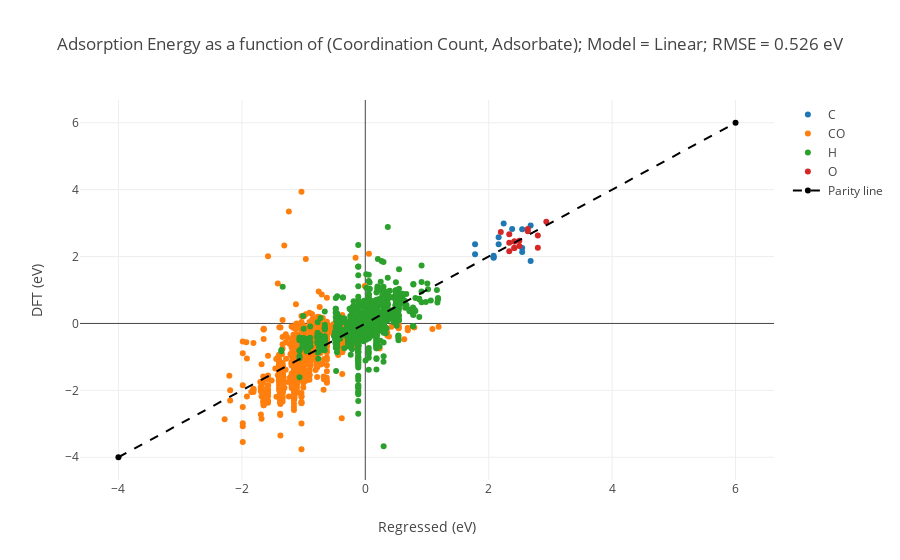
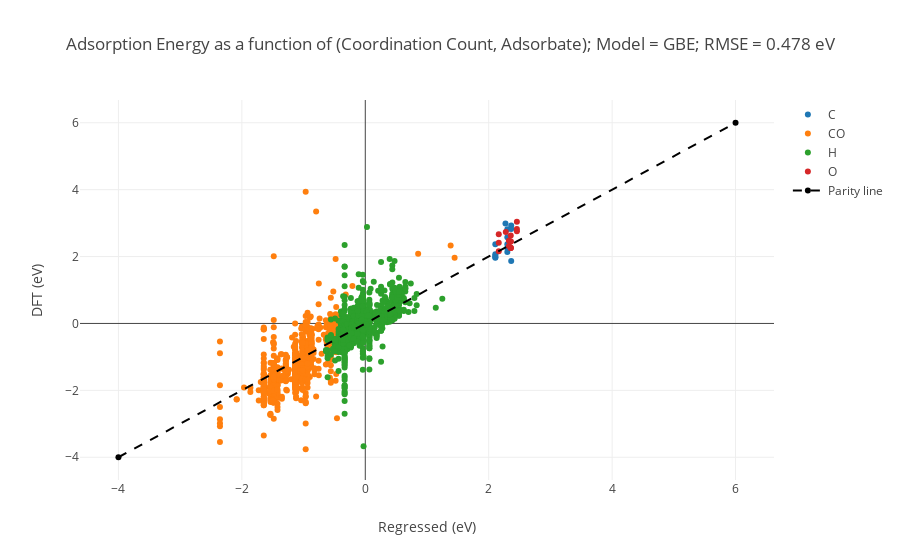
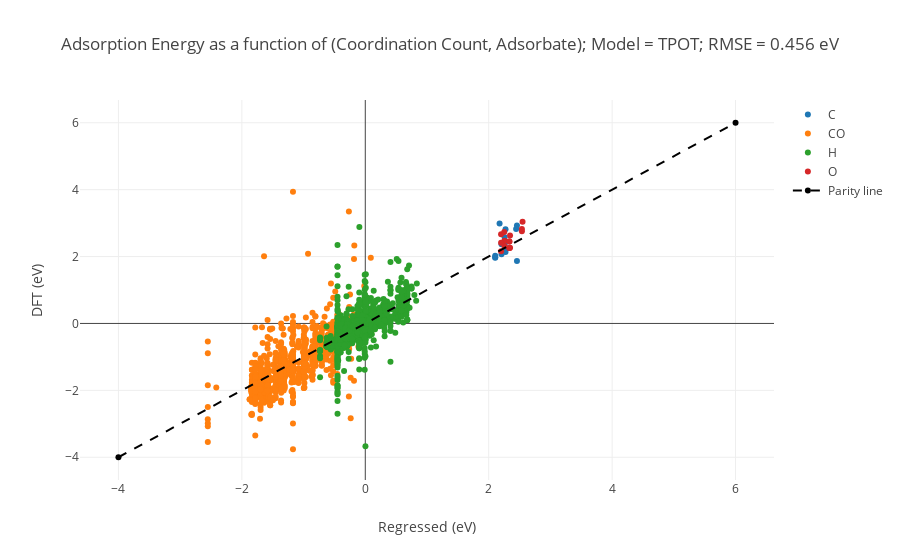

The notebook cell saved with these charts, in order:
### Markdown cell above
### SKLearn
Use Plotly to display parity plots for SKLearn-type models

### Code cell
# For each model...
for model in [LR, GBE, TPOT]:
    traces = []
    # Create a parity plot where each adsorbate is shown. We do that by pulling out
    # data for each adsorbate and then plotting them.
    for ads in np.unique(DATA['adsorbate']):
        # We loop through all of our data and pull out the vectorized coordination (x),
        # the DFT energy (y), and the coordination site (text).
        x = []
        y = []
        text = []
        for i, _ads in enumerate(DATA['adsorbate']):
            if _ads == ads:
                x.append(X[i])
                y.append(Y[i])
                text.append('Site:  %s' % DATA['coordination'][i])
        # Use the vectorized coordination (x) to calculate a predicted energy (y_predicted).
        # Then add it to `traces` for plotting.
        y_predicted = model.predict(np.array(x))
        traces.append(go.Scatter(x=y_predicted,
                                 y=y,
                                 mode='markers',
                                 text=text,
                                 name=ads))
    # Create a diagonal line for the parity plot
    lims = [-4, 6]
    traces.append(go.Scatter(x=lims, y=lims,
                             line=dict(color=('black'), dash='dash'), name='Parity line'))
    # Format and plot
    layout = go.Layout(xaxis=dict(title='Regressed (eV)'),
                       yaxis=dict(title='DFT (eV)'),
                       title='Adsorption Energy as a function of (Coordination Count, Adsorbate); Model = %s; RMSE = %0.3f eV' \
                             % (model.name, math.sqrt(metrics.mean_squared_error(Y_TEST, model.predict(X_TEST)))))
    iplot(go.Figure(data=traces, layout=layout))

### Figure 1 — Plotly figure (JSON) as saved in the notebook; plotly's stock layout.template omitted (floating-point values rounded to 4 significant figures; data arrays with more than 128 entries replaced by an {"elided": "..."} marker saying what was removed)
{"data": [{"mode": "markers", "name": "C", "text": ["Site:  Au-Au", "Site:  Ag-Ag-Au", "Site:  Ag-Ag-Au-Au", "Site:  Au-Au-Au-Au-Au", "Site:  Ag-Ag-Au-Au", "Site:  Ag-Ag-Au-Au", "Site:  Au-Au-Au-Au", "Site:  Ag-Au-Au", "Site:  Ag-Au-Au", "Site:  Au-Au-Au", "Site:  Au-Au-Au", "Site:  Au-Au", "Site:  Au-Au-Au", "Site:  Au-Au-Au-Au-Au"], "type": "scatter", "x": [1.779, 2.242, 2.542, 2.68, 2.542, 2.542, 2.38, 2.161, 2.161, 2.079, 2.079, 1.779, 2.079, 2.68], "y": [2.366, 2.988, 2.254, 2.932, 2.817, 2.139, 2.822, 2.576, 2.367, 1.977, 1.962, 2.069, 2.025, 1.865]}, {"mode": "markers", "name": "CO", "text": {"elided": "1304 str values"}, "type": "scatter", "x": {"elided": "1304 float values"}, "y": {"elided": "1304 float values"}}, {"mode": "markers", "name": "H", "text": {"elided": "1111 str values"}, "type": "scatter", "x": {"elided": "1111 float values"}, "y": {"elided": "1111 float values"}}, {"mode": "markers", "name": "O", "text": ["Site:  Ag-Ag-Au", "Site:  Au-Au-Au", "Site:  Ag-Ag-Au", "Site:  Au-Au-Au-Au", "Site:  Au-Au-Au-Au-Au", "Site:  Ag-Ag", "Site:  Ag-Ag-Au-Au", "Site:  Ag-Ag-Au-Au", "Site:  Ag-Au-Au", "Site:  Ag-Au-Au", "Site:  Ag-Au-Au", "Site:  Au-Au-Au", "Site:  Au-Au-Au", "Site:  Ag-Au-Au", "Site:  Au-Au-Au-Au"], "type": "scatter", "x": [2.496, 2.333, 2.496, 2.633, 2.933, 2.196, 2.796, 2.796, 2.415, 2.415, 2.415, 2.333, 2.333, 2.415, 2.633], "y": [2.475, 2.67, 2.314, 2.756, 3.041, 2.735, 2.631, 2.26, 2.256, 2.454, 2.454, 2.155, 2.415, 2.256, 2.821]}, {"line": {"color": "black", "dash": "dash"}, "name": "Parity line", "type": "scatter", "x": [-4, 6], "y": [-4, 6]}], "layout": {"title": "Adsorption Energy as a function of (Coordination Count, Adsorbate); Model = Linear; RMSE = 0.526 eV", "xaxis": {"title": "Regressed (eV)"}, "yaxis": {"title": "DFT (eV)"}}}

### Figure 2 — Plotly figure (JSON) as saved in the notebook; plotly's stock layout.template omitted (floating-point values rounded to 4 significant figures; data arrays with more than 128 entries replaced by an {"elided": "..."} marker saying what was removed)
{"data": [{"mode": "markers", "name": "C", "text": ["Site:  Au-Au", "Site:  Ag-Ag-Au", "Site:  Ag-Ag-Au-Au", "Site:  Au-Au-Au-Au-Au", "Site:  Ag-Ag-Au-Au", "Site:  Ag-Ag-Au-Au", "Site:  Au-Au-Au-Au", "Site:  Ag-Au-Au", "Site:  Ag-Au-Au", "Site:  Au-Au-Au", "Site:  Au-Au-Au", "Site:  Au-Au", "Site:  Au-Au-Au", "Site:  Au-Au-Au-Au-Au"], "type": "scatter", "x": [2.107, 2.272, 2.302, 2.364, 2.302, 2.302, 2.364, 2.302, 2.302, 2.107, 2.107, 2.107, 2.107, 2.364], "y": [2.366, 2.988, 2.254, 2.932, 2.817, 2.139, 2.822, 2.576, 2.367, 1.977, 1.962, 2.069, 2.025, 1.865]}, {"mode": "markers", "name": "CO", "text": {"elided": "1304 str values"}, "type": "scatter", "x": {"elided": "1304 float values"}, "y": {"elided": "1304 float values"}}, {"mode": "markers", "name": "H", "text": {"elided": "1111 str values"}, "type": "scatter", "x": {"elided": "1111 float values"}, "y": {"elided": "1111 float values"}}, {"mode": "markers", "name": "O", "text": ["Site:  Ag-Ag-Au", "Site:  Au-Au-Au", "Site:  Ag-Ag-Au", "Site:  Au-Au-Au-Au", "Site:  Au-Au-Au-Au-Au", "Site:  Ag-Ag", "Site:  Ag-Ag-Au-Au", "Site:  Ag-Ag-Au-Au", "Site:  Ag-Au-Au", "Site:  Ag-Au-Au", "Site:  Ag-Au-Au", "Site:  Au-Au-Au", "Site:  Au-Au-Au", "Site:  Ag-Au-Au", "Site:  Au-Au-Au-Au"], "type": "scatter", "x": [2.327, 2.163, 2.327, 2.457, 2.457, 2.277, 2.357, 2.357, 2.357, 2.357, 2.357, 2.163, 2.163, 2.357, 2.457], "y": [2.475, 2.67, 2.314, 2.756, 3.041, 2.735, 2.631, 2.26, 2.256, 2.454, 2.454, 2.155, 2.415, 2.256, 2.821]}, {"line": {"color": "black", "dash": "dash"}, "name": "Parity line", "type": "scatter", "x": [-4, 6], "y": [-4, 6]}], "layout": {"title": "Adsorption Energy as a function of (Coordination Count, Adsorbate); Model = GBE; RMSE = 0.478 eV", "xaxis": {"title": "Regressed (eV)"}, "yaxis": {"title": "DFT (eV)"}}}

### Figure 3 — Plotly figure (JSON) as saved in the notebook; plotly's stock layout.template omitted (floating-point values rounded to 4 significant figures; data arrays with more than 128 entries replaced by an {"elided": "..."} marker saying what was removed)
{"data": [{"mode": "markers", "name": "C", "text": ["Site:  Au-Au", "Site:  Ag-Ag-Au", "Site:  Ag-Ag-Au-Au", "Site:  Au-Au-Au-Au-Au", "Site:  Ag-Ag-Au-Au", "Site:  Ag-Ag-Au-Au", "Site:  Au-Au-Au-Au", "Site:  Ag-Au-Au", "Site:  Ag-Au-Au", "Site:  Au-Au-Au", "Site:  Au-Au-Au", "Site:  Au-Au", "Site:  Au-Au-Au", "Site:  Au-Au-Au-Au-Au"], "type": "scatter", "x": [2.208, 2.176, 2.273, 2.458, 2.273, 2.273, 2.444, 2.258, 2.258, 2.105, 2.105, 2.208, 2.105, 2.458], "y": [2.366, 2.988, 2.254, 2.932, 2.817, 2.139, 2.822, 2.576, 2.367, 1.977, 1.962, 2.069, 2.025, 1.865]}, {"mode": "markers", "name": "CO", "text": {"elided": "1304 str values"}, "type": "scatter", "x": {"elided": "1304 float values"}, "y": {"elided": "1304 float values"}}, {"mode": "markers", "name": "H", "text": {"elided": "1111 str values"}, "type": "scatter", "x": {"elided": "1111 float values"}, "y": {"elided": "1111 float values"}}, {"mode": "markers", "name": "O", "text": ["Site:  Ag-Ag-Au", "Site:  Au-Au-Au", "Site:  Ag-Ag-Au", "Site:  Au-Au-Au-Au", "Site:  Au-Au-Au-Au-Au", "Site:  Ag-Ag", "Site:  Ag-Ag-Au-Au", "Site:  Ag-Ag-Au-Au", "Site:  Ag-Au-Au", "Site:  Ag-Au-Au", "Site:  Ag-Au-Au", "Site:  Au-Au-Au", "Site:  Au-Au-Au", "Site:  Ag-Au-Au", "Site:  Au-Au-Au-Au"], "type": "scatter", "x": [2.255, 2.2, 2.255, 2.537, 2.548, 2.252, 2.345, 2.345, 2.335, 2.335, 2.335, 2.2, 2.2, 2.335, 2.537], "y": [2.475, 2.67, 2.314, 2.756, 3.041, 2.735, 2.631, 2.26, 2.256, 2.454, 2.454, 2.155, 2.415, 2.256, 2.821]}, {"line": {"color": "black", "dash": "dash"}, "name": "Parity line", "type": "scatter", "x": [-4, 6], "y": [-4, 6]}], "layout": {"title": "Adsorption Energy as a function of (Coordination Count, Adsorbate); Model = TPOT; RMSE = 0.456 eV", "xaxis": {"title": "Regressed (eV)"}, "yaxis": {"title": "DFT (eV)"}}}
